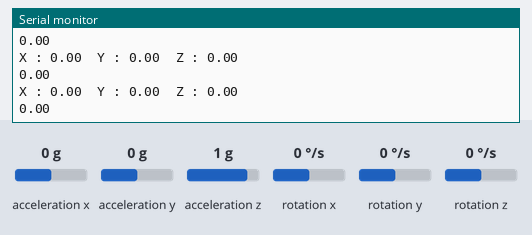
Simulated run of this sketch. Board: Arduino Uno, built with avr-gcc and run on an emulated ATmega328P. On the bench: the last lines printed to the serial monitor. Inputs (shaded band) come from the test bench; at power-on: acceleration x 0 g, acceleration y 0 g, acceleration z 1 g, rotation z 0 °/s, rotation x 0 °/s, rotation y 0 °/s.

Above: at 3.2 s.
3.3 s: acceleration x set to -1.4 g
At 3.37 s:
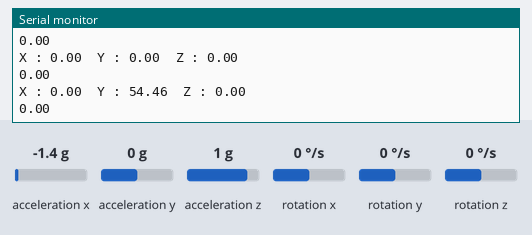
4.8 s: acceleration y set to -1.4 g
At 4.83 s:
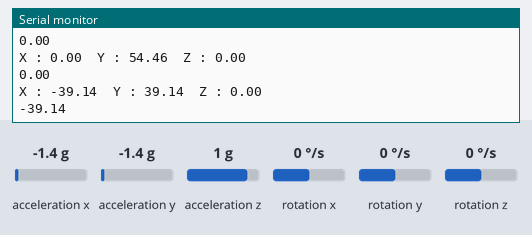
6.3 s: acceleration z set to -1.4 g
At 6.34 s:
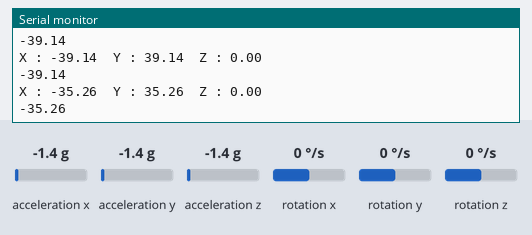
7.8 s: rotation z set to -192 °/s
At 7.81 s:
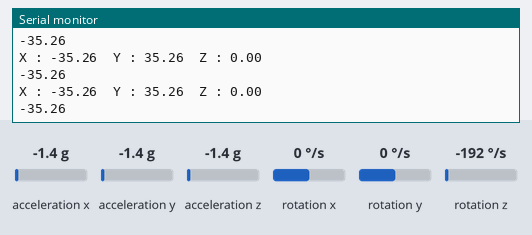
9.3 s: acceleration y set to 0.8 g
At 9.33 s:
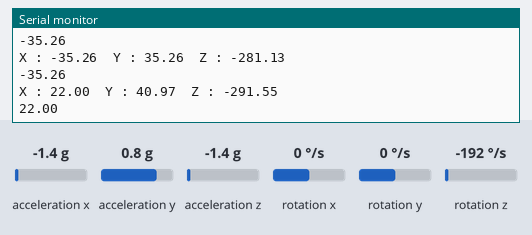
Timing chart, 0 to 12.3 s (numbered marks = the images above; inputs shaded):
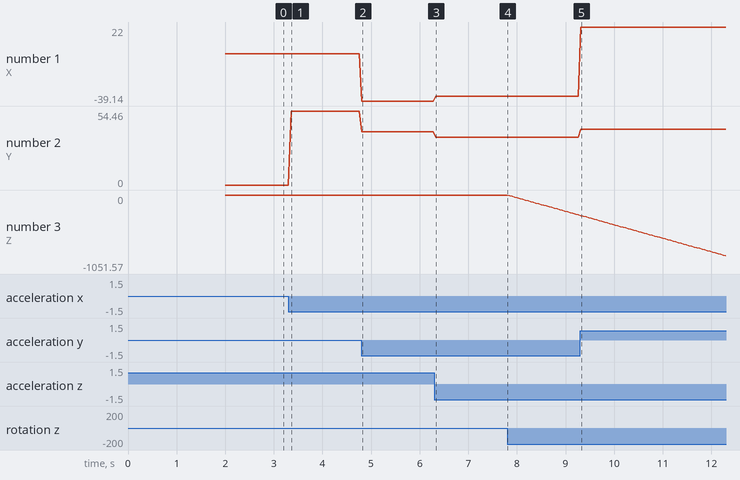

Measured:
- after the input at 3.3 s, the serial monitor: prints a new line after 0.05 s (image 1)
- after the input at 4.8 s, the serial monitor: prints a new line at once (image 2)
- after the input at 6.3 s, the serial monitor: prints a new line at once (image 3)
- plotted number 1: 0 → -39.14 after the input at 4.8 s, -39.14 → -35.26 after the input at 6.3 s
- plotted number 2: 0 → 54.46 after the input at 3.3 s, 54.46 → 39.14 after the input at 4.8 s, 39.14 → 35.26 after the input at 6.3 s
- plotted number 3: 0 → -281.13 after the input at 7.8 s

The sketch:

IMU.ino
```cpp
#include "Wire.h"
#include <MPU6050_light.h>
MPU6050 mpu(Wire);

float x_rot;

void setup() {
  // put your setup code here, to run once:
  Serial.begin(115200);
  Serial.println("test");
  Wire.begin();
  byte status = mpu.begin();
  Serial.print(F("MPU6050 status: "));
  Serial.println(status);
  while(status!=0){ } // stop everything if could not connect to MPU6050
  Serial.println(F("Calculating offsets, do not move MPU6050"));
  delay(1000);
  // mpu.upsideDownMounting = true; // uncomment this line if the MPU6050 is mounted upside-down
  mpu.calcOffsets(); // gyro and accelero
  Serial.println("Done!\n");
}

void loop() {
  // put your main code here, to run repeatedly:
  mpu.update();
  Serial.print("X : ");
  Serial.print(mpu.getAngleX());
  Serial.print("\tY : ");
  Serial.print(mpu.getAngleY());
  Serial.print("\tZ : ");
  Serial.println(mpu.getAngleZ());
  x_rot = mpu.getAngleX();
  Serial.println(x_rot);
  delay(50);
}


//#include <Wire.h> //include Wire.h library
//
//void setup()
//{
//  Wire.begin(21, 22); // Wire communication begin
//  Serial.begin(9600); // The baudrate of Serial monitor is set in 9600
//  while (!Serial); // Waiting for Serial Monitor
//  Serial.println("\nI2C Scanner");
//}
//
//void loop()
//{
//  byte error, address; //variable for error and I2C address
//  int nDevices;
//
//  Serial.println("Scanning...");
//
//  nDevices = 0;
//  for (address = 1; address < 127; address++ )
//  {
//    // The i2c_scanner uses the return value of
//    // the Write.endTransmisstion to see if
//    // a device did acknowledge to the address.
//    Wire.beginTransmission(address);
//    error = Wire.endTransmission();
//
//    if (error == 0)
//    {
//      Serial.print("I2C device found at address 0x");
//      if (address < 16)
//        Serial.print("0");
//      Serial.print(address, HEX);
//      Serial.println("  !");
//      nDevices++;
//    }
//    else if (error == 4)
//    {
//      Serial.print("Unknown error at address 0x");
//      if (address < 16)
//        Serial.print("0");
//      Serial.println(address, HEX);
//    }
//  }
//  if (nDevices == 0)
//    Serial.println("No I2C devices found\n");
//  else
//    Serial.println("done\n");
//
//  delay(5000); // wait 5 seconds for the next I2C scan
//}
```
